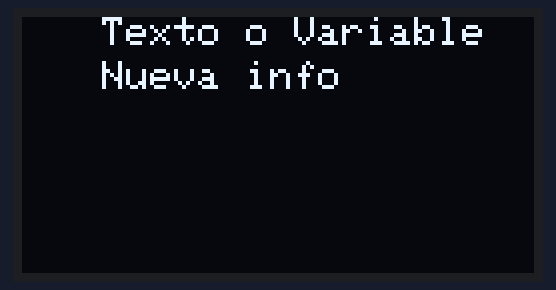
Bench run of a sketch on a simulated Arduino Uno, built with avr-gcc and run on an emulated ATmega328P. On the bench: 128×64 one-colour display.

Above: at 0.4 s.

The sketch:

PlantillaUsoOLED.ino
```cpp
//Importar las librerias a utilizar
#include <SPI.h>
#include <Wire.h>
#include <Adafruit_GFX.h>
#include <Adafruit_SH110X.h>

/* Uncomment the initialize the I2C address , uncomment only one, If you get a totally blank screen try the other*/
//NO BORRAR
#define i2c_Address 0x3c //initialize with the I2C addr 0x3C Typically eBay OLED's

//NO BORRAR
#define SCREEN_WIDTH 128 // OLED display width, in pixels
#define SCREEN_HEIGHT 64 // OLED display height, in pixels
#define OLED_RESET -1   //   QT-PY / XIAO
//Inicializa la configuración de la pantalla
Adafruit_SH1106G display = Adafruit_SH1106G(SCREEN_WIDTH, SCREEN_HEIGHT, &Wire, OLED_RESET);


void setup()   {
  Serial.begin(115200);

  delay(250); // wait for the OLED to power up
  display.begin(i2c_Address, true); // Address 0x3C default
  display.setContrast (255); // dim display

  // Clear the buffer.
  display.clearDisplay();
  display.display();
}

void loop() {
  //set text size, 1 es 8px, 2 es 16px, 3, es 32px, etc.
  display.setTextSize(1);
  //Set text color define el color del texto de la pantalla
  display.setTextColor(SH110X_WHITE);
  //Set cursor coloca el cursor en donde se va a comenzar escribir (px ancho, px alto)
  display.setCursor(20, 0);
  //Println permite escribir en la posicion en la que se encuentra el cursor
  display.println("Texto o Variable");

  //Para imprimir otro dato, se coloca nuevamente el cursor bajando la columna
  display.setCursor(20, 11);
  display.println("Nueva info");

  //Para guardar los cambios hechos en la pantalla
  display.display();

  //Se borra la pantalla para que no se monten los datos
  display.clearDisplay();
}
```
